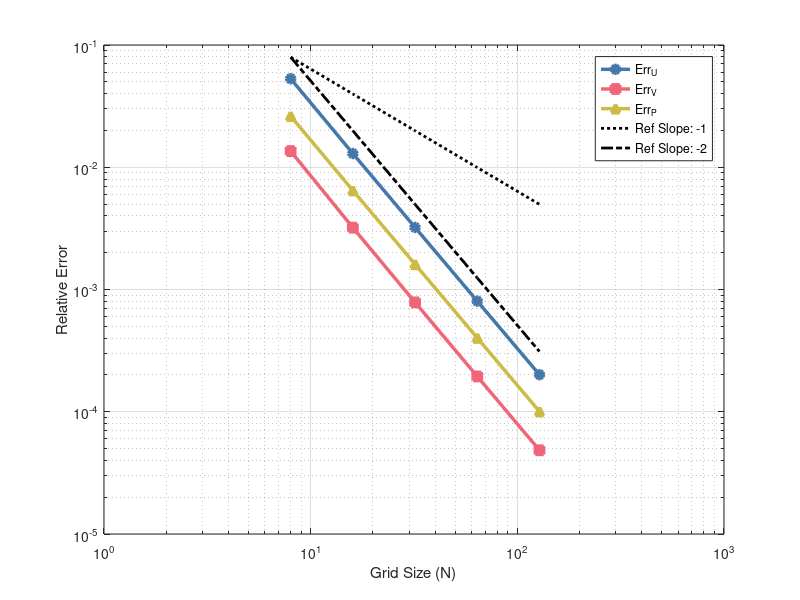

Source code (MATLAB):
%% Numerical PDEs HW1
% Problem 2: Error Analysis
clear;clc;close all;

% manufactured solns
U_exact = @(x,y) sin(2*pi*y).*sin(2*pi*x);
V_exact = @(x,y) -3.5 + cos(2*pi*x).*(cos(2*pi*y)-1);
P_exact = @(x,y) sin(2*pi*y).*cos(2*pi*x);

% RHS
f = @(x,y) (2*pi - 8*pi*pi)*sin(2*pi*y)*sin(2*pi*x);
g = @(x,y) 4*pi*pi*cos(2*pi*x) - (8*pi*pi + 2*pi)*cos(2*pi*x)*cos(2*pi*y);

% params
a = 0;
b = 1;

%vector of different step sizes or grid points
NV = 2.^(3:7); 
hV = zeros(size(NV)); 

Err_U = zeros(size(NV));
Err_V = zeros(size(NV));
Err_P = zeros(size(NV));

for l=1:length(NV)
    N=NV(l);
    h = (b-a)/N;
    hV(l) = h;
    x = linspace(a,b,2*N+1);
    y = linspace(a,b,2*N+1);
    z = a + (0:N-1)*h;          % Integer points: 0, h, ..., 1-h
    half = a + ((0:N-1)+0.5)*h; % Half points: h/2, 3h/2, ..., 1-h/2
    yVj = a + (1:N-1)*h; 


% Number of Unknowns
n = 3*(N^2) - N;
nU = N*N; 
nV = N*(N-1); 
nP = nU;

% matrix index to flat index
Uidx = @(i,j) i + (j-1)*N;
Vidx = @(i,j) nU + i + (j-1)*N;
Pidx = @(i,j) nU + nV + i + (j-1)*N;

% sparse matrix set up
row = [];
col = [];
val = [];

% U parts at i, j+1/2
for i=1:N
    for j=1:N
        k=Uidx(i,j);

        %center
        row(end+1) = k;
        col(end+1) = k;
        if j==1 || j==N
            val(end+1) = -5;
        else
            val(end+1) = -4;
        end
        

        % left neighbor
        if i > 1
            row(end+1) = k;
            col(end+1) = Uidx(i-1,j);
            val(end+1) = 1;
        else
            row(end+1) = k;
            col(end+1) = Uidx(N,j);
            val(end+1) = 1;
        end

        % right neighbor
        if i < N
            row(end+1) = k;
            col(end+1) = Uidx(i+1,j);
            val(end+1) = 1;
        else
            row(end+1) = k;
            col(end+1) = Uidx(1,j);
            val(end+1) = 1;
        end

        % below neighor
        if j > 1
            row(end+1) = k;
            col(end+1) = Uidx(i,j-1);
            val(end+1) = 1;
        end

        % above neighbor
        if j < N
            row(end+1) = k;
            col(end+1) = Uidx(i,j+1);
            val(end+1) = 1;
        end

        %Pressure
            row(end+1) = k;
            col(end+1) = Pidx(i,j);
            val(end+1) = -h;
       
        if i > 1
            row(end+1) = k;
            col(end+1) = Pidx(i-1,j);
            val(end+1) = h;
        else 
            row(end+1) = k;
            col(end+1) = Pidx(N,j);
            val(end+1) = h;
        end
    end
end

% V parts at i+1/2, j
for i=1:N
    for j=1:N-1
        k=Vidx(i,j);

        %center
        row(end+1) = k;
        col(end+1) = k;
        val(end+1) = -4;

        % left neighbor
        if i > 1
            row(end+1) = k;
            col(end+1) = Vidx(i-1,j);
            val(end+1) = 1;
        else
            row(end+1) = k;
            col(end+1) = Vidx(N,j);
            val(end+1) = 1;
        end

        % right neighbor
        if i < N
            row(end+1) = k;
            col(end+1) = Vidx(i+1,j);
            val(end+1) = 1;
        else
            row(end+1) = k;
            col(end+1) = Vidx(1,j);
            val(end+1) = 1;
        end

        % below neighbor
        if j > 1
            row(end+1) = k;
            col(end+1) = Vidx(i,j-1);
            val(end+1) = 1;
        end

        % above neighbor
        if j < N-1
            row(end+1) = k;
            col(end+1) = Vidx(i,j+1);
            val(end+1) = 1;
        end

        %pressure
       row(end+1)=k; col(end+1)=Pidx(i,j+1); val(end+1)= -h;
       row(end+1)=k; col(end+1)=Pidx(i,j);   val(end+1)=h;
    end
end

% RHS for U: integer x, half-step y
RHS = zeros(n,1);
for i = 1:N
    for j = 1:N
        RHS(Uidx(i,j)) = h^2 * f(x(2*i-1), y(2*j));
    end
end

% RHS for V: half-step x, integer y
for i = 1:N
    for j = 1:N-1
        RHS(Vidx(i,j)) = h^2 * g(x(2*i), y(2*j+1));
    end
end

% Divergence equation part
for i = 1:N
    for j = 1:N

        k = Pidx(i,j);

        % +U(i+1,j), periodic wrap
        row(end+1) = k;
        if i < N 
            col(end+1) = Uidx(i+1,j); 
        else
            col(end+1) = Uidx(1,j); 
        end
        val(end+1) = 1;


        % -U(i,j)
        row(end+1) = k; 
        col(end+1) = Uidx(i,j); 
        val(end+1) = -1;

        % V(i,j)
        if j < N
            row(end+1) = k;
            col(end+1) = Vidx(i,j);
            val(end+1) = 1;
        end

        % -V(i,j-1)
        if j > 1
            row(end+1) = k;
            col(end+1) = Vidx(i,j-1);
            val(end+1) = -1;
        end

    end
end


%% EXACT
[Xu,Yu] = ndgrid(z,half);
[Xv,Yv] = ndgrid(half,yVj);
[Xp,Yp] = ndgrid(half,half);
exactU = U_exact(Xu,Yu);
exactV = V_exact(Xv,Yv);
exactP = P_exact(Xp,Yp);
       
A = sparse(row,col,val,n,n);

%% Boundary Conditions

% U = 0 on the top and bottom: Do Nothing

% V = -3.5 on top and bottom
for i = 1:N
    RHS(Vidx(i,1)) = RHS(Vidx(i,1)) + 3.5;
    RHS(Vidx(i,N-1)) = RHS(Vidx(i,N-1)) + 3.5;
end

% Divergence boundary contributions

for i = 1:N

    % bottom: V(i,1) = -3.5
    RHS(Pidx(i,1)) = RHS(Pidx(i,1)) - 3.5;

    % top: V(i,N+1) = -3.5
    RHS(Pidx(i,N)) = RHS(Pidx(i,N)) + 3.5;

end

kp = Pidx(1,1);
A(kp,:) = 0;  A(kp,kp) = 1;  RHS(kp) = 0;   % pin P(1,1)

u = A\RHS;

%% Extract numerical U and V
U = u(1:nU); %size = NxN
V = u(nU+1:nU+nV); %size = NxN-1
P = u(nU+nV+1:end); %size = NXN 
P = P - mean(P);

%% EXACT
[Xu,Yu] = ndgrid(z,half);
[Xv,Yv] = ndgrid(half,yVj);
[Xp,Yp] = ndgrid(half,half);
exactU = U_exact(Xu,Yu);
exactV = V_exact(Xv,Yv);
exactP = P_exact(Xp,Yp);

Udiff = exactU(:) - U;
Vdiff = exactV(:) - V;
Pdiff = exactP(:) - P;

Err_U(l) = norm(Udiff)/norm(exactU(:));
Err_V(l) = norm(Vdiff)/norm(exactV(:));
Err_P(l) = norm(Pdiff)/norm(exactP(:));


end

%plotting
figure
loglog(NV, Err_U, '-o', 'Color', [.267,.467,.667], 'LineWidth', 2.5, 'MarkerFaceColor', [.267,.467,.667]) %blue
hold on
loglog(NV, Err_V, '-s', 'Color', [.933,.4,.467], 'LineWidth', 2.5, 'MarkerFaceColor', [.933,.4,.467]) %pink
loglog(NV, Err_P, '-^', 'Color', [.8,.733,.267], 'LineWidth', 2.5, 'MarkerFaceColor', [.8,.733,.267]) %yellowgreen
shiftFactor = 0.5;   % how far below the curve to place the line (smaller = lower)

% Reference slope lines
ref1 = NV.^(-1);
ref2 = NV.^(-2);

% Scale reference lines to appear near the error curves
ref1 = 1.5 * ref1 * Err_U(1)/ref1(1);
ref2 = 1.5 * ref2 * Err_U(1)/ref2(1);

loglog(NV, ref1, 'k:', 'LineWidth', 2)
loglog(NV, ref2, 'k-.', 'LineWidth', 2)

hold off
xlabel('Grid Size (N)')
ylabel('Relative Error')
legend('Err_U','Err_V','Err_P','Ref Slope: -1', 'Ref Slope: -2')
grid on
